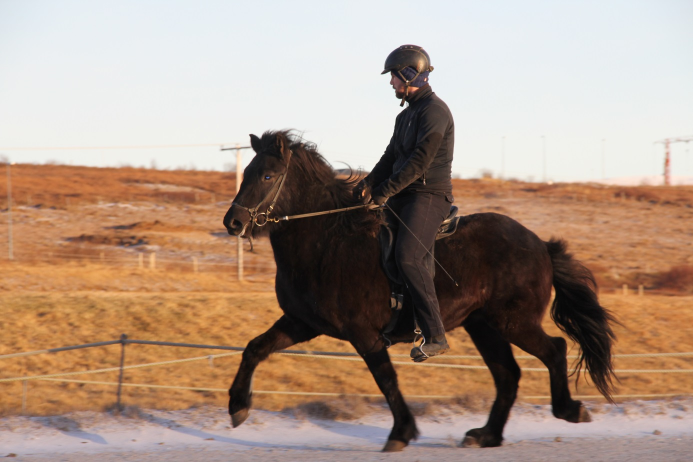
#> input picture images/aesa.jpg, 1386 x 924 px (shown at 1/2 size)
$ python -i optimize_images.py   (imports and definitions only)
#> lines starting #> are read from the running program, lines starting #| are printed output that depends on the picture
#> further down, picture is the input picture: PIL image 1386x924 RGB; mean R, G, B 171.1, 147.9, 131.9
"""One-off image pipeline for landbrot.is.

Extracts the photos embedded in the Icelandic source .docx (the German file holds
byte-identical media), then resizes and converts everything to optimized WebP under
``images/``. Run this whenever Arnar sends new photos:

    uv run optimize_images.py

The committed WebP files are what the site ships; ``build.py`` only copies them, so the
deploy pipeline needs no image tooling.
"""

from __future__ import annotations

import io
import zipfile
from pathlib import Path

from PIL import Image, ImageOps

ROOT = Path(__file__).parent
IMAGES = ROOT / "images"
GALLERY = IMAGES / "gallery"

# docx media number -> output slug. 2/4 are the dark-background wordmarks (EN/IS) shown in
# the footer; 3 (light Icelandic wordmark) is the source of the header horse mark + favicon.
FOOTER_MARKS = {4: "logo-footer-is", 2: "logo-footer-en"}
PORTRAITS = {
    6: "lyfting",
    7: "freyja",
    8: "thokkadis",
    9: "dogun",
    10: "gna",
    11: "katla",
    12: "hekla",
    13: "gersemi",
    14: "kjarkur",
    15: "blesi",
    16: "baldur",
    17: "blaer",
    18: "askur",
    19: "svartstjarna",
}
GALLERY_RANGE = range(20, 66)  # image20..image65 -> 46 gallery photos

# Pixel-rotated sources with no EXIF orientation tag, keyed by docx media number
# (degrees counterclockwise to apply).
ROTATE = {
    19: -90,  # svartstjarna
    28: 90,  # gallery 09: lighthouse
    29: -90,  # gallery 10: rider with two horses
    42: 90,  # gallery 23: white horse, timestamped
    59: -90,  # gallery 40: Arnar with chestnut and black horse
    61: -90,  # gallery 42: horses above waterfall
}

PORTRAIT_MAX = 1100
GALLERY_MAX = 1600
THUMB_MAX = 640


# [42 lines left out: functions load_media, open_image, save_photo, save_footer_mark, not called in this run]


def horse_art(img: Image.Image, target_h: int) -> Image.Image:
    """Extract the horse line art from the light wordmark logo, as grayscale.

    The source is thin light line art over the top ~2/3, with the wordmark text below.
    Crop the art, trim the margins, then thicken the strokes (MinFilter dilates dark
    pixels) so they survive small display sizes.
    """
#> called with target_h = 192
    from PIL import ImageFilter

    gray = img.convert("L")
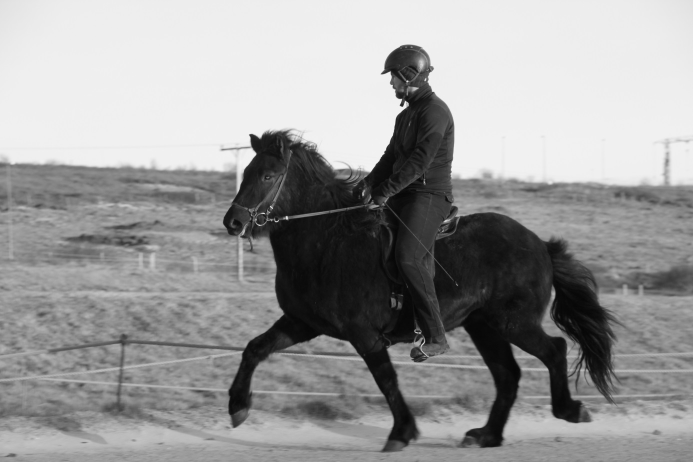
#> gray: PIL image 1386x924 L (shown at 1/2 size); min 4, max 248, mean 153
    art = gray.crop((0, 0, gray.width, int(gray.height * 0.68)))
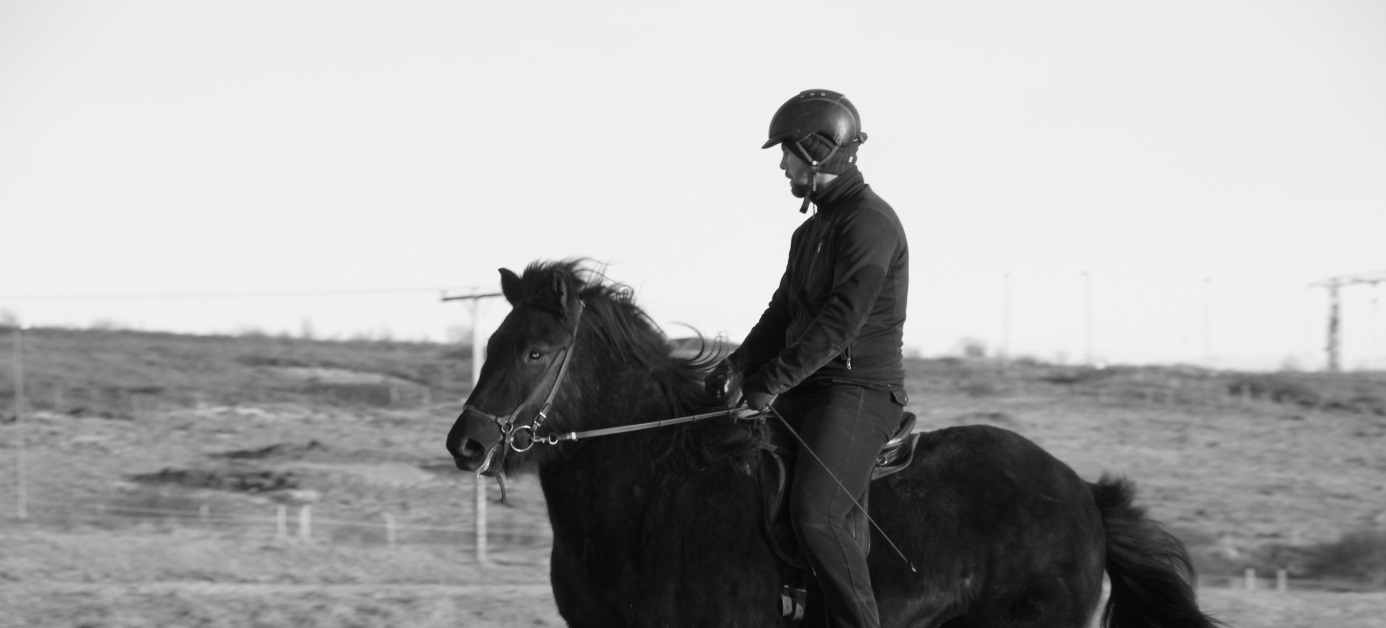
#> art: PIL image 1386x628 L; min 4, max 248, mean 167.4
    bbox = art.point(lambda v: 255 if v < 230 else 0).getbbox()
#> bbox = (0, 0, 1386, 628)
    if bbox is None:
        raise ValueError("logo crop contains no line art")
    art = art.crop(bbox).filter(ImageFilter.MinFilter(3))
    return art.resize((int(art.width * target_h / art.height), target_h), Image.Resampling.LANCZOS)
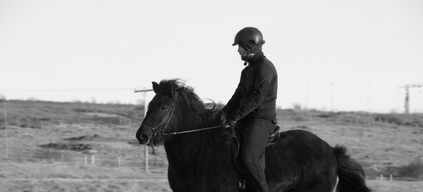
#> returned value: PIL image 423x192 L; min 4, max 255, mean 164.5


def save_logo_mark(img: Image.Image, dest: Path) -> None:
    """Horse line art on transparency, for the site header (the wordmark text is HTML)."""
    art = horse_art(img, target_h=192)  # rendered at 48px -> 4x for high-dpi screens
    rgba = Image.new("RGBA", art.size, (40, 40, 40, 0))
    rgba.putalpha(art.point(lambda v: 255 - v))  # white -> transparent
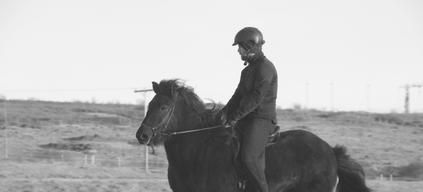
#> rgba: PIL image 423x192 RGBA; mean R, G, B, A 40, 40, 40, 90.5; transparent parts drawn white
#> (the run stopped early here; a loop or call above may not have finished)

$ run again, on images/blesi.webp
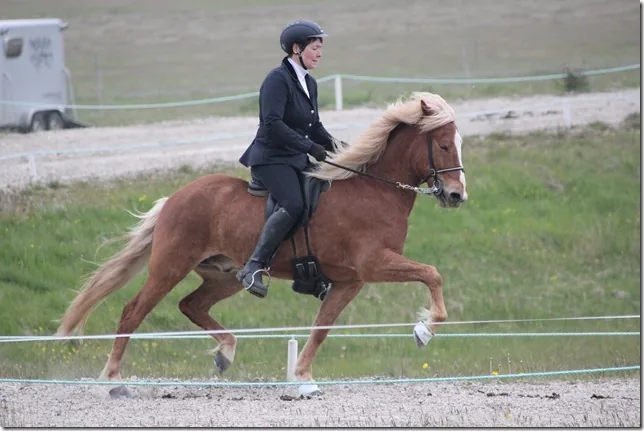
#> input picture images/blesi.webp, 644 x 431 px
#> picture is the input picture: PIL image 644x431 RGB; mean R, G, B 143.1, 143.7, 132.9
#> in horse_art, `art = gray.crop((0, 0, gray.width, int(gray.height * 0.68)))`:
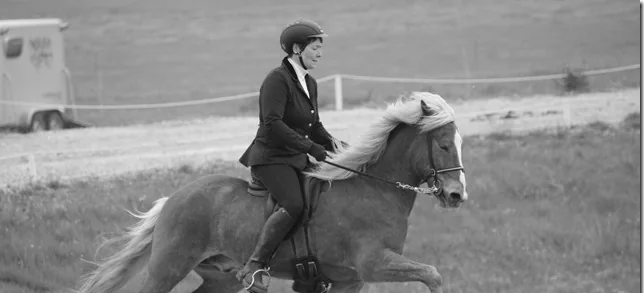
#> art: PIL image 644x293 L; min 9, max 253, mean 136
#> bbox = (0, 0, 644, 293)
#> in save_logo_mark, `rgba.putalpha(art.point(lambda v: 255 - v))`:
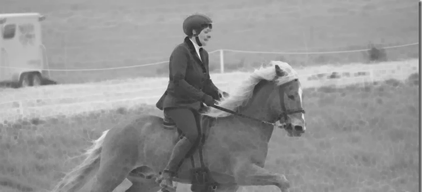
#> rgba: PIL image 422x192 RGBA; mean R, G, B, A 40, 40, 40, 125.4; transparent parts drawn white

$ run again, on images/dogun.png
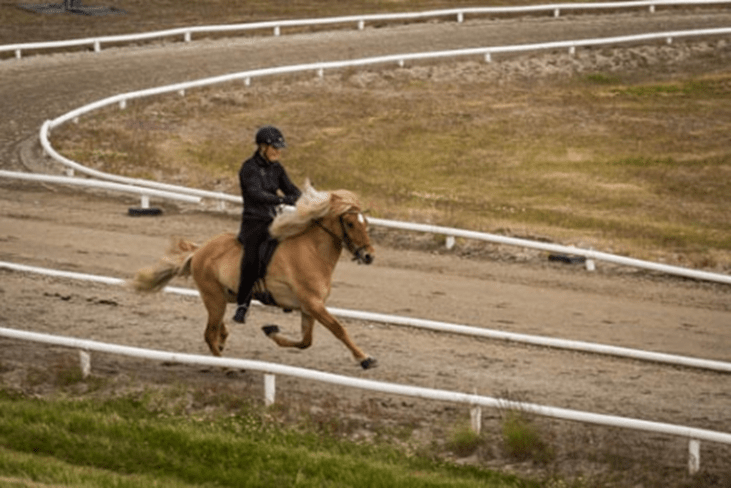
#> input picture images/dogun.png, 731 x 488 px
#> picture is the input picture: PIL image 731x488 P; mean R, G, B 137.8, 117.4, 86.5
#> in horse_art, `art = gray.crop((0, 0, gray.width, int(gray.height * 0.68)))`:
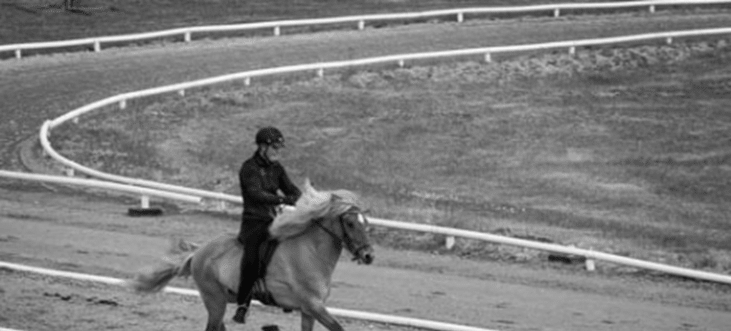
#> art: PIL image 731x331 L; min 8, max 249, mean 125.3
#> bbox = (0, 0, 731, 331)
#> in save_logo_mark, `rgba.putalpha(art.point(lambda v: 255 - v))`:
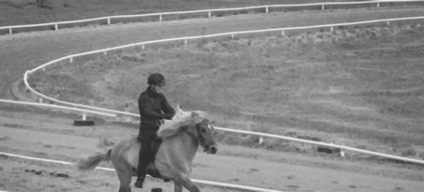
#> rgba: PIL image 424x192 RGBA; mean R, G, B, A 40, 40, 40, 139.9; transparent parts drawn white
